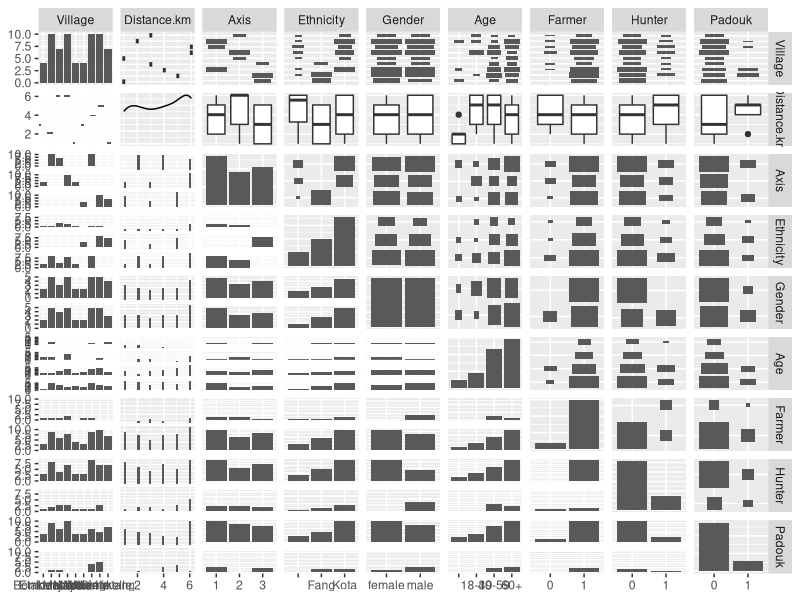
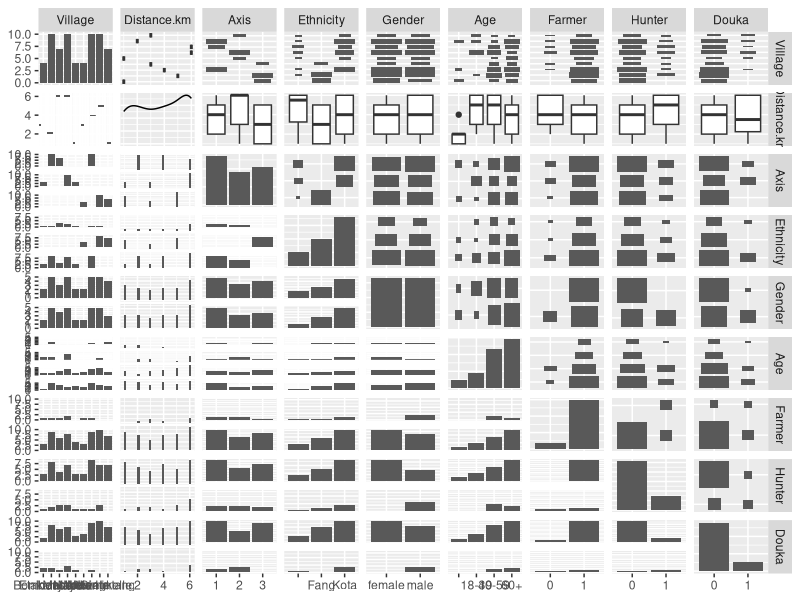

Source code (R) for these figures, in order:
# install everything and read in csv

getwd()
library(ggplot2)
# install.packages("GGally")
library(GGally)
library(tidyverse)

pd <- read.csv("Padouk-Douka.csv", 
               stringsAsFactors = T,
               colClasses="factor")

# make sure data is in correct format

pd$Gender <- as.factor(pd$Gender)
levels(pd$Gender)

pd$Axis <- as.factor(pd$Axis)
levels(pd$Axis)

pd$Ethnicity <- as.factor(pd$Ethnicity)
levels(pd$Ethnicity)

pd$Age <- as.factor(pd$Age)
levels(pd$Age)

pd$Hunter <- as.factor(pd$Hunter)
levels(pd$Hunter)

pd$Farmer <- as.factor(pd$Farmer)
levels(pd$Farmer)

pd$Distance.km <- as.numeric(pd$Distance)
class(pd$Distance.km)

# pd = pd %>% 
#   filter(Ethnicity != "n/a") %>% 
#   filter(Age != "n/a") %>% 
#   filter(Farmer != "n/a") %>% 
#   filter(Hunter != "n/a")

# make separate data sets for douka and padouk

padouk = pd %>% select(Village:Padouk)
douka = pd %>% select(Village:Hunter, Douka)

######## padouk ########

ggpairs(padouk)

padouk.glm1 <- glm(Padouk ~ 
                 Distance.km + 
                 factor(Axis) + 
                 factor(Ethnicity) + 
                 factor(Gender) + 
                 factor(Age) + 
                 Farmer + 
                 Hunter, 
               family = binomial, 
               data = padouk)
summary(padouk.glm1)

padouk.glm2 <- glm(Padouk ~ 
                     Distance.km + 
                     factor(Axis) + 
                     factor(Ethnicity) +
                     factor(Gender) + 
                     # factor(Age) + 
                     Farmer + 
                     Hunter, 
                   family = binomial, 
                   data = padouk)
summary(padouk.glm2)

padouk.glm3 <- glm(Padouk ~ 
                     Distance.km + 
                     factor(Axis) +
                     factor(Ethnicity) +
                     factor(Gender) + 
                     # factor(Age) + 
                     # Farmer + 
                     Hunter, 
                   family = binomial, 
                   data = padouk)
summary(padouk.glm3)

padouk.glm4.1 <- glm(Padouk ~ 
                     Distance.km + 
                     # factor(Axis) +
                     factor(Ethnicity) +
                     factor(Gender) +
                     # factor(Age) + 
                     # Farmer + 
                     Hunter,
                   family = binomial, 
                   data = padouk)
summary(padouk.glm4.1)

padouk.glm4.2 <- glm(Padouk ~ 
                     Distance.km + 
                     factor(Axis) +
                     factor(Ethnicity) +
                     factor(Gender),
                     # factor(Age) + 
                     # Farmer + 
                     # Hunter,
                   family = binomial, 
                   data = padouk)
summary(padouk.glm4.2)

padouk.glm4.3 <- glm(Padouk ~ 
                       Distance.km + 
                     # factor(Axis) +
                       factor(Ethnicity) +
                       factor(Gender),
                     # factor(Age) + 
                     # Farmer + 
                     # Hunter,
                     family = binomial, 
                     data = padouk)
summary(padouk.glm4.3)

padouk.glm5 <- glm(Padouk ~ 
                     Distance.km + 
                     # factor(Axis) +
                     # factor(Ethnicity) +
                     factor(Gender),
                     # factor(Age) + 
                     # Farmer + 
                     # Hunter, 
                   family = binomial, 
                   data = padouk)
summary(padouk.glm5)

padouk.glm6 <- glm(Padouk ~ 
                     Distance.km,
                     # factor(Axis) + 
                     # factor(Ethnicity) + 
                     # factor(Gender), 
                     # factor(Age) + 
                     # Farmer +
                     # Hunter, 
                   family = binomial, 
                   data = padouk)
summary(padouk.glm6)

padouk.glm7 <- glm(Padouk ~ 
                     # Distance.km,
                     # factor(Axis) + 
                     # factor(Ethnicity) + 
                     factor(Gender),
                     # factor(Age) + 
                     # Farmer +
                     # Hunter, 
                   family = binomial, 
                   data = padouk)
summary(padouk.glm7)

# padouk.glm2 <- glm(Padouk ~ 
#                      Distance.km * 
#                      factor(Axis) * 
#                      factor(Ethnicity) * 
#                      factor(Gender) * 
#                      factor(Age) * 
#                      Farmer * 
#                      Hunter, 
#                    family = binomial, 
#                    data = padouk)
# summary(padouk.glm2)

AIC(padouk.glm1, 
     padouk.glm2, 
     padouk.glm3, 
     padouk.glm4.1, 
     padouk.glm4.2, 
     padouk.glm4.3, 
     padouk.glm5,
     padouk.glm6, 
     padouk.glm7)

######## padouk ########

ggpairs(douka)

douka.glm1 <- glm(Douka ~ 
                     Distance.km + 
                     factor(Axis) + 
                     factor(Ethnicity) + 
                     factor(Gender) + 
                     factor(Age) + 
                     Farmer + 
                     Hunter, 
                   family = binomial, 
                   data = douka)
summary(douka.glm1)

douka.glm2 <- glm(Douka ~ 
                    Distance.km + 
                    factor(Axis) + 
                    factor(Ethnicity) +
                    factor(Gender) + 
                    factor(Age) + 
                    # Farmer + 
                    Hunter, 
                  family = binomial, 
                  data = douka)
summary(douka.glm2)

douka.glm3 <- glm(Douka ~ 
                    Distance.km + 
                    factor(Axis) + 
                    factor(Ethnicity) +
                    factor(Gender) + 
                    factor(Age),
                    # Farmer + 
                    # Hunter, 
                  family = binomial, 
                  data = douka)
summary(douka.glm3)

douka.glm4.1 <- glm(Douka ~ 
                    Distance.km + 
                    factor(Axis) + 
                    # factor(Ethnicity) + 
                    factor(Gender) +
                    factor(Age),
                    # Farmer + 
                    # Hunter, 
                  family = binomial, 
                  data = douka)
summary(douka.glm4.1)

douka.glm4.2 <- glm(Douka ~ 
                      Distance.km + 
                      factor(Axis) + 
                      factor(Ethnicity) +
                      factor(Gender),
                    # factor(Age) + 
                    # Farmer + 
                    # Hunter, 
                    family = binomial, 
                    data = douka)
summary(douka.glm4.2)

douka.glm4.3 <- glm(Douka ~ 
                      # Distance.km + 
                      factor(Axis) + 
                      factor(Ethnicity) +
                      factor(Gender) +
                      factor(Age),
                    # Farmer + 
                    # Hunter, 
                    family = binomial, 
                    data = douka)
summary(douka.glm4.3)

douka.glm3.1 <- glm(Douka ~ 
                    Distance.km + 
                    factor(Axis) + 
                    # factor(Ethnicity) +
                    factor(Gender) + 
                    factor(Age),
                  # Farmer + 
                  # Hunter, 
                  family = binomial, 
                  data = douka)
summary(douka.glm3.1)

douka.glm3.2 <- glm(Douka ~ 
                      # Distance.km + 
                      factor(Axis) + 
                      # factor(Ethnicity) +
                      factor(Gender) + 
                      factor(Age),
                    # Farmer + 
                    # Hunter, 
                    family = binomial, 
                    data = douka)
summary(douka.glm3.2)

douka.glm5 <- glm(Douka ~ 
                      # Distance.km + 
                      factor(Axis) + 
                      # factor(Ethnicity) +
                      factor(Gender),
                    # factor(Age),
                    # Farmer + 
                    # Hunter, 
                    family = binomial, 
                    data = douka)
summary(douka.glm5)

douka.glm6 <- glm(Douka ~ 
                    # Distance.km + 
                    # factor(Axis) + 
                    # factor(Ethnicity) +
                    factor(Gender),
                  # factor(Age),
                  # Farmer + 
                  # Hunter, 
                  family = binomial, 
                  data = douka)
summary(douka.glm6)

douka.glm7 <- glm(Douka ~ 
                    # Distance.km + 
                    factor(Axis),
                    # factor(Ethnicity) +
                    # factor(Gender),
                  # factor(Age),
                  # Farmer + 
                  # Hunter, 
                  family = binomial, 
                  data = douka)
summary(douka.glm7)

# douka.glm3 <- glm(Douka ~ 
#                      Distance.km * 
#                      factor(Axis) * 
#                      factor(Ethnicity) * 
#                      factor(Gender) * 
#                      factor(Age) * 
#                      Farmer * 
#                      Hunter, 
#                    family = binomial, 
#                    data = douka)
# summary(douka.glm3)

AIC(douka.glm1, 
    douka.glm2, 
    douka.glm3, 
    douka.glm3.1,
    douka.glm3.2,
    douka.glm4.1, 
    douka.glm4.2,
    douka.glm4.3,
    douka.glm5, 
    douka.glm6, 
    douka.glm7)
